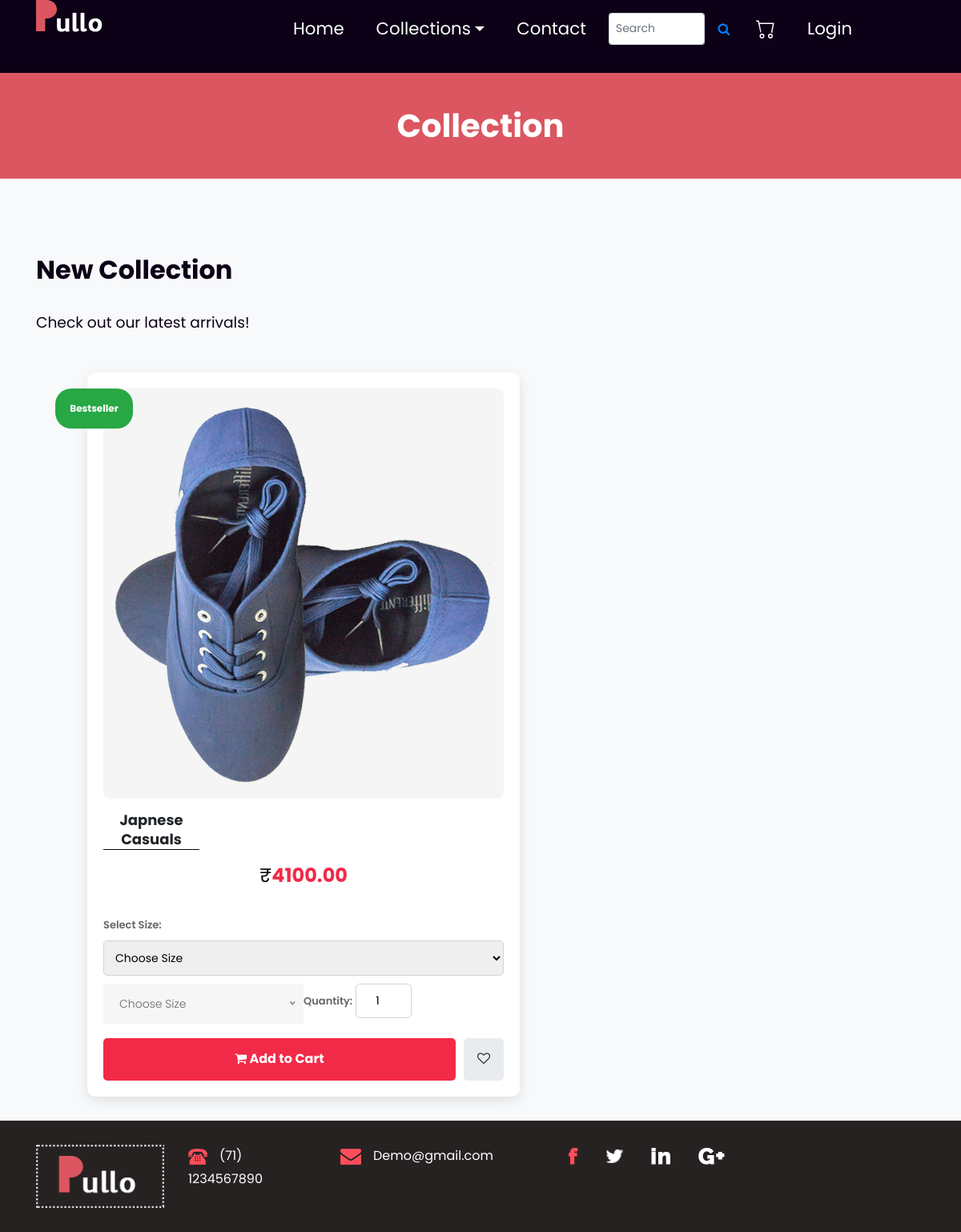
Screenshot of /collection/ with the database file from the repository.
### app/models.py (models this page shows, shortened)
class Shoes(models.Model):
    shoe_id = models.AutoField(primary_key=True)
    name = models.CharField(max_length=100)
    size = models.CharField(max_length=10)
    quantity = models.PositiveIntegerField()
    price = models.DecimalField(max_digits=10, decimal_places=2)
    image = models.ImageField(upload_to='shoes/')
    bestseller = models.BooleanField(default=False)
    description = models.TextField(blank=True)
    category = models.CharField(max_length=20)

### app/views.py (the view)
# urls.py: path('collection/', views.collection, name='collection'),
def collection(request): return render(request, 'collection.html',
                                       {'shoes': Shoes.objects.all().order_by('-shoe_id')[:2]})

### template/collection.html (shortened to what this page needs)
{% load static %}
<!DOCTYPE html>
<html lang="en">
   <head>
      <link rel="stylesheet" href="{% static 'css/bootstrap.min.css' %}">
      <link rel="stylesheet" href="{% static 'css/style.css' %}">
      <link rel="stylesheet" href="{% static 'css/responsive.css' %}">
      <link rel="stylesheet" href="{% static 'css/jquery.mCustomScrollbar.min.css' %}">
      <link rel="stylesheet" href="https://netdna.bootstrapcdn.com/font-awesome/4.0.3/css/font-awesome.css">
      <link rel="stylesheet" href="{% static 'css/owl.carousel.min.css' %}">
      <link rel="stylesheet" href="{% static 'css/owl.theme.default.min.css' %}">
      <link rel="stylesheet" href="https://cdnjs.cloudflare.com/ajax/libs/fancybox/2.1.5/jquery.fancybox.min.css" media="screen">
   </head>
   <body class="main-layout">
      {% include 'header.html' %}
      <div class="collection_text">Collection</div>
      <div class="layout_padding collection_section">
         <div class="container">
            <h1 class="new_text"><strong>New Collection</strong></h1>
            <p class="consectetur_text">Check out our latest arrivals!</p>
            <div class="collection_section_2">
               <div class="row">
                  {% for shoe in shoes %}
                  <div class="col-md-6">
                     <div class="about-img">
                        {% if shoe.bestseller %}
                        <button class="new_bt">Bestseller</button>
                        {% else %}
                        <button class="new_bt">New</button>
                        {% endif %}
                        <div class="shoes-img">
                           <img src="{{ shoe.image.url }}" alt="{{ shoe.name }}">
                        </div>
                        <p class="sport_text">{{ shoe.name }}</p>
                        <div class="dolar_text">
                           ₹<strong style="color: #f12a47;">{{ shoe.price|floatformat:2 }}</strong>
                        </div>
                        <div class="star_icon">
                           <ul>
                              {% for i in "12345" %}
                              <li><a href="#"><img src="{% static 'images/star-icon.png' %}"></a></li>
                              {% endfor %}
                           </ul>
                        </div>
                        <form class="add-to-cart-form cart-form" data-product-type="shoes" data-product-id="{{ shoe.shoe_id }}">
                           <label for="size-{{ shoe.shoe_id }}" style="font-size: 13px; font-weight: 600;">Select Size:</label>
                           <select name="size" id="size-{{ shoe.shoe_id }}" required>
                              <option value="" disabled selected>Choose Size</option>
                           </select>
                           <label for="qty-{{ shoe.shoe_id }}" style="font-size: 13px; font-weight: 600;">Quantity:</label>
                           <input type="number" name="quantity" id="qty-{{ shoe.shoe_id }}" value="1" min="1" max="10">
                           <div class="cart-actions">
                              <button type="submit" class="btn-cart">
                                 <i class="fa fa-shopping-cart"></i> Add to Cart
                              </button>
                              <button type="button" class="btn-wishlist" data-id="{{ shoe.shoe_id }}" data-type="shoes">
                                 <i class="fa fa-heart-o"></i>
                              </button>
                           </div>
                        </form>
                     </div>
                  </div>
                  {% empty %}
                  <div class="col-12">
                     <div class="alert alert-info text-center">
                        <p>No items in the new collection yet. Check back soon!</p>
                     </div>
                  </div>
                  {% endfor %}
               </div>
            </div>
         </div>
      </div>
      {% include 'footer.html' %}
   </body>
</html>

### static/css/style.css (style rules this page uses)
* { box-sizing: border-box !important; transition: ease all 0.5s; }
html { scroll-behavior: smooth; }
body { color: #666666; font-size: 14px; font-family: Poppins; line-height: 1.80857; font-weight: normal; overflow-x: hidden; }
h1, h2, h3, h4, h5, h6 { letter-spacing: 0; font-weight: normal; position: relative; padding: 0 0 10px 0; font-weight: normal; line-height: normal; color: #111111; margin: 0 }
h1 { font-size: 24px }
*, *::after, *::before { -webkit-box-sizing: border-box; -moz-box-sizing: border-box; box-sizing: border-box; }
ul, li, ol { margin: 0px; padding: 0px; list-style: none; }
p { margin: 20px; font-weight: 300; font-size: 15px; line-height: 24px; }
img { max-width: 100%; height: auto; }
button { width: 100%; padding: 10px; background-color: #007bff; color: white; border: none; border-radius: 8px; font-size: 16px; cursor: pointer; }
button { border: 0; margin: 0; padding: 0; cursor: pointer; }
.layout_padding { padding-top: 90px; padding-bottom: 90px; }
body { width:100%; height:100%; }
.carousel-inner,.carousel,.carousel-item,.container,.fill { height:100%; width:100%; background-position:center center; background-size:cover; }
.collection_section { width: 100%; float: left; padding-bottom: 0px; }
.new_text { width: 100%; float: left; font-size: 24pt; color: #0c0116; }
.consectetur_text { width: 100%; float: left; font-size: 14pt; color: #0c0116; font-weight: 400; margin-left: 0px; padding-bottom: 30px; }
.collection_section_2 { width: 100%; float: left; }
.about-img { width: 100%; float: left; background-color: #ffffff; height: auto; margin-left: 64px; box-shadow: 0px 0px 10px 0px; position: relative; z-index: 1; }
.new_bt { width: 18%; float: left; background-color: #000; font-size: 14pt; text-align: center; color: #ffffff; height: 50px; margin-left: -60px; }
.shoes-img { width: 100%; float: left; text-align: center; padding-top: 40px; padding-bottom: 40px; margin: 0px; }
.sport_text { width: 24%; text-align: center; padding-top: 30px; font-size: 16pt; color: #0c0116; border-bottom: 1px solid#000; margin: 0 auto; }
.dolar_text { width: 100%; float: left; text-align:center; color: #000; font-size: 20pt; }
.star_icon { width: 25%; margin: 0 auto; text-align: center; }
.star_icon ul { margin: 0px; padding: 0px; }
.star_icon li { float:left; padding-right:10px; padding-bottom: 25px; }
.collection_text { width: 100%; float: left; color: #ffffff; text-align: center; font-weight: bold; font-size: 40px; background-color: #db5660; padding: 30px 0px; }

### template/collection.html (style rules this page uses)
.collection_section { background-color: #f8f9fa; }
.collection_section_2 .col-md-6 { margin-bottom: 30px; }
.about-img { background: white; padding: 20px; border-radius: 10px; box-shadow: 0 5px 15px rgba(0,0,0,0.1); transition: all 0.3s ease; position: relative; }
.new_bt { position: absolute; top: 20px; left: 20px; background: #28a745; color: white; border: none; padding: 5px 15px; border-radius: 20px; font-size: 12px; font-weight: bold; z-index: 10; }
.shoes-img { text-align: center; padding: 20px 0; background: #f5f5f5; border-radius: 8px; margin-bottom: 15px; }
.shoes-img img { max-width: 100%; height: auto; }
.sport_text { font-size: 18px; font-weight: bold; color: #212529; margin: 15px 0 10px; }
.dolar_text { font-size: 24px; margin-bottom: 15px; }
.star_icon ul { list-style: none; padding: 0; margin: 15px 0; display: flex; justify-content: center; gap: 5px; }
.cart-form { margin-top: 15px; }
.cart-form select { width: 100%; padding: 10px; border: 1px solid #ced4da; border-radius: 5px; margin-bottom: 10px; font-size: 14px; }
.cart-form input[type="number"] { width: 70px; padding: 8px; border: 1px solid #ced4da; border-radius: 5px; text-align: center; margin-bottom: 10px; }
.cart-actions { display: flex; gap: 10px; margin-top: 15px; }
.btn-cart, .btn-wishlist { flex: 1; padding: 12px; border: none; border-radius: 5px; font-weight: bold; cursor: pointer; transition: all 0.3s ease; }
.btn-cart { background: #f12a47; color: white; }
.btn-wishlist { background: #e9ecef; color: #212529; max-width: 50px; }

### rows the page displays
Shoes: bestseller "Bestseller", image (picture), name "Japnese Casuals", price "4100.00"
